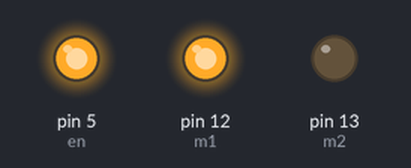
The sketch below on a simulated Arduino Uno, built with avr-gcc and run on an emulated ATmega328P. Parts: output pins drawn as LEDs (lit = HIGH).

Above: at 0.5 s.
At 2.5 s:
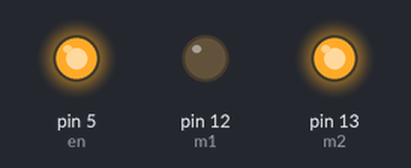
At 3.5 s:
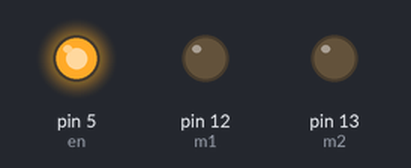
Timing chart, 0 to 5.2 s (numbered marks = the images above):
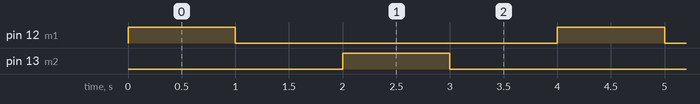

Measured:
- by itself, pin 12 (m1), pin 13 (m2): alternates HIGH for 1.0 s and LOW for 3.0 s
- by itself, everything shown: repeats every 4.0 s, in 4 steps

The sketch:

01_Basics.ino
```cpp
int m1 = 12, m2 = 13;
int en = 5;

void setup() {
  pinMode(m1, OUTPUT);
  pinMode(m2, OUTPUT);
  pinMode(en, OUTPUT);

  digitalWrite(en, HIGH); //Turns the I1, I2 ON
}

void loop() {
  digitalWrite(m1, HIGH);
  digitalWrite(m2, LOW);
  delay(1000);

  digitalWrite(m1, LOW);
  digitalWrite(m2, LOW);
  delay(1000);

  digitalWrite(m1, LOW);
  digitalWrite(m2, HIGH);
  delay(1000);

  digitalWrite(m1, LOW);
  digitalWrite(m2, LOW);
  delay(1000);
}
```
